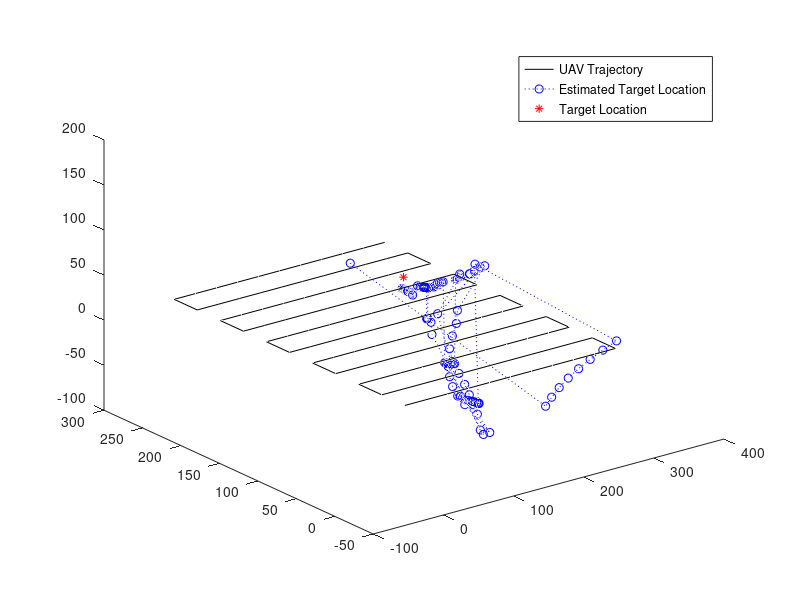

The MATLAB script that drew this image:
%%%%%%%%%%%%%%%%%%%%%%%%%%%%%%%%%%%%%%%%%%%%%%%%%%%%%%%%%%%%%%%%%%%%%%%%%
% Nonlinear Least Square Algorithm for 3D dimension
%%%%%%%%%%%%%%%%%%%%%%%%%%%%%%%%%%%%%%%%%%%%%%%%%%%%%%%%%%%%%%%%%%%%%%%%%
clear all; close all;
X_max = 300;                        % maximum x-domain offset from the origin [m]
Y_max = 300;                        % maximum y-domain offset from the origin [m]
Z_max = 50;

c = 299792458.0;                    % Speed of light in m/s
fc = 2400;                           % frequency (MHz)
Bc = 20e6;                          % Bandwidth (Hz)
P_Tx_dB = 33;                       % Transmission Power (dB)
G_t_dB = 0;                         % Antenna Gain (dBi)
N_0_dB = -174+10*log10(Bc) - 30;

de = [0];                 % distance error  vector

% variables for fmincon
lb = [0,0,0];
ub = [100,100,3];
A = [];
b = [];
Aeq = [];
beq = [];

%
step = 30;

tot_num_localization = 1;
while tot_num_localization <= 1

    est_T = [0 0 0 1000];        % estimated locatioin vector
    minima = 1000;

    % Target Location
    l_xt = randi([0, X_max],1,1);
    l_yt = randi([0, Y_max],1,1);
    l_zt = 2;
    l_TG = [l_xt l_yt l_zt]
    l_x = 0;
    l_y = 0;
    l_z = 2;
    l_DR = [l_x, l_y, l_z]
    x_add_cnt = 0;
    x_sub_cnt = 0;
    x_add = 0;
    x_sub = 0;
    y_add = 0;

    dr_move = 1;

    while l_y <= Y_max
        if (x_add == 1)
            l_x = l_x + step;
            dr_move = dr_move + 1;
            x_add_cnt = x_add_cnt + 1;
            if (x_add_cnt == X_max/step)
                x_add = 0;
                x_add_cnt = 0;
                y_add = 1;
            end
        elseif (x_sub == 1)
            l_x = l_x - step;
            dr_move = dr_move + 1;
            x_sub_cnt = x_sub_cnt + 1;
            if (x_sub_cnt == X_max/step)
                x_sub = 0;
                x_sub_cnt = 0;
                y_add = 1;
            end
        elseif (y_add == 1)
            if (l_y == Y_max)
                break;
            end
            l_y = l_y + step;
            dr_move = dr_move + 1;
            y_add = 0;
        end

        if (l_x == 0 && y_add == 0)
            x_add = 1;
        elseif (l_x == X_max && y_add == 0)
            x_sub = 1;
        end

        l_DR = [l_DR; l_x, l_y, l_z];
        %% Measured Recevied Signal
        dist = sqrt(sum(abs([l_DR(:,1) l_DR(:,2) l_DR(:,3)] - l_TG).^2,2)) ;       % estimated distance
        PL_dB = 20*log10(fc) + 20*log10(dist) - 27.55;
        r_sig_dB = G_t_dB + P_Tx_dB - PL_dB; % received signal power in dB
        r_sig_lin = sqrt(10.^(r_sig_dB/10)) ;

        % measured value
        N_0 = sqrt(10^(N_0_dB/10)*randn(1,1))';
        r_sig_tot = r_sig_lin + N_0 ;
        r_sig_tot_pw_dB = 10*log10(abs(r_sig_tot).^2)*0.9 ;

        %% Distance Estimation
        dist_meas = 10.^((P_Tx_dB + G_t_dB - r_sig_tot_pw_dB + 27.55 - 20*log10(fc))/20) ; % estimate distance by inverse expressions
        meas_PL_dB = 20*log10(fc) + 20*log10(dist_meas) - 27.55;

        %% Localization; RSSI based
        x0 = [l_x+0.01; l_y+0.02; l_z+0.03];
        % nonlinear
        fun = @(x)sum((20*log10(dist_meas) - 20*log10(sqrt(sum(abs([l_DR(:,1) l_DR(:,2) l_DR(:,3)] - [x(1) x(2) x(3)]).^2,2)))).^2)
        [x, fval] = fminunc(fun, x0)
        %[x, fval] = fmincon(fun,x0,A,b,Aeq,beq,lb,ub)
        est_T = [est_T; x(1) x(2) x(3) fval];
        %{
        if(fval <= minima)
            minima = fval;
            est_T = [est_T; x(1) x(2) x(3) fval];
        end
        %}
        err_dist = sqrt(sum(est_T(size(est_T,1),1:3) - l_TG).^2);
    end
    de = [de; err_dist];        % for mean value of error distance
    tot_num_localization = tot_num_localization + 1;
end
c = newline
fprintf("Mean of Error distance");
mean(de(2:size(de)))

%% Plot
xlabel('X Position');
ylabel('Y Position');
plot3(l_DR(:,1), l_DR(:,2), l_DR(:,3), 'k-'); hold on;  % Drone Trajectory
plot3(est_T(2:size(est_T),1), est_T(2:size(est_T),2), est_T(2:size(est_T),3), 'b:o'); hold on;   % Estimated Location of the target
plot3(l_TG(1), l_TG(2), l_TG(3), 'r*');   % Target Location
legend('UAV Trajectory', 'Estimated Target Location', 'Target Location');